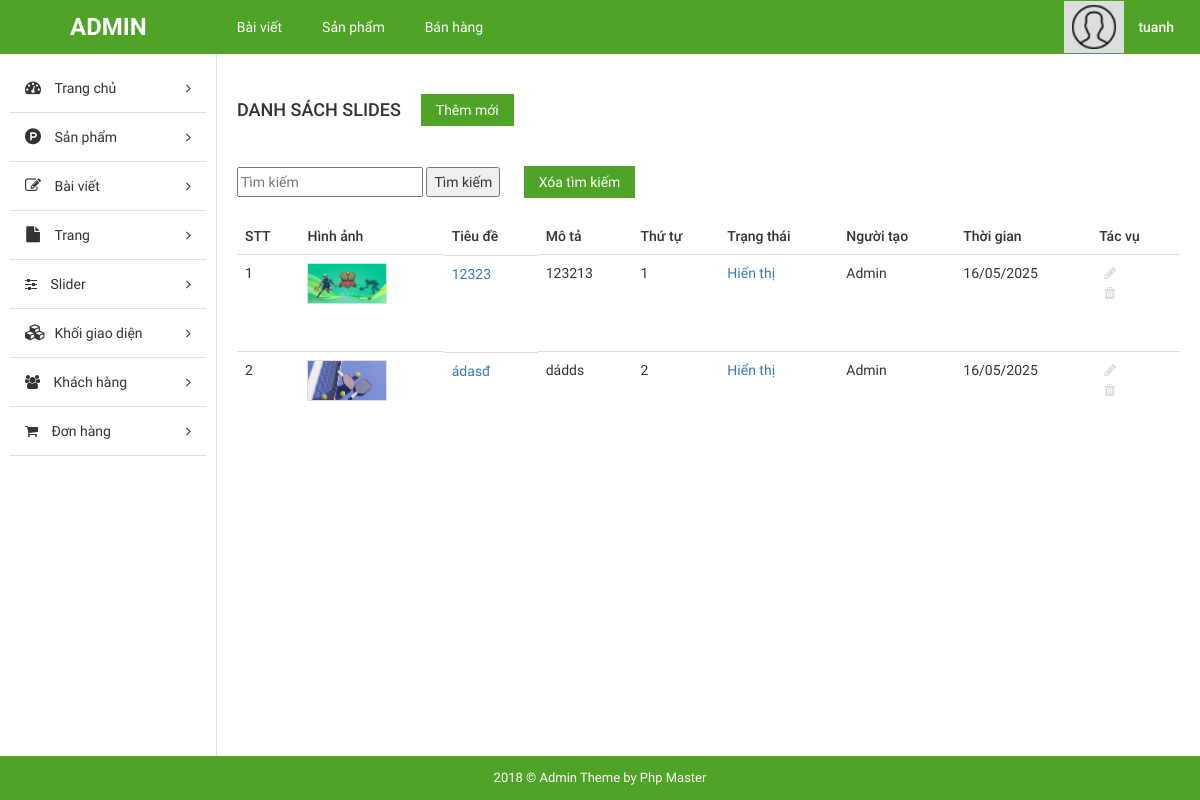
The page /admin/index.php?mod=slides&action=index (signed in) on the database its author committed.
### tables this page shows
CREATE TABLE `tbl_slides` (
  `id` int NOT NULL,
  `title` varchar(255) NOT NULL,
  `description` text,
  `image_url` varchar(255) NOT NULL,
  `slide_order` int DEFAULT '1',
  `status` tinyint(1) DEFAULT '1',
  `user_created` varchar(255) DEFAULT 'Admin',
  `created_at` datetime DEFAULT CURRENT_TIMESTAMP,
  `updated_at` datetime DEFAULT NULL
);

### admin/modules/slides/controllers/indexController.php (called while the page is built, shortened)
<?php
function indexAction()
{
  $keyword = "";
  if (!empty($keyword)) {
    $list_slides = search_slides($keyword);
  } else {
    $list_slides = get_list_slides();
  }
  $data['list_slides'] = $list_slides;
  $data['keyword'] = $keyword;
  load_view('index', $data);
}

### admin/core/router.php (called while the page is built, shortened)
<?php
require_once 'helper/users.php';
$action_name = get_action() . 'Action';
call_function(array('construct', $action_name));

### admin/core/appload.php (called while the page is built, shortened)
<?php
require CONFIGPATH . DIRECTORY_SEPARATOR . 'database.php';
require LIBPATH . DIRECTORY_SEPARATOR . 'database.php';
require COREPATH . DIRECTORY_SEPARATOR . 'base.php';
require COREPATH . DIRECTORY_SEPARATOR . 'router.php';

### admin/index.php (called while the page is built, shortened)
<?php
require COREPATH.DIRECTORY_SEPARATOR.'appload.php';

### admin/helper/users.php (called while the page is built, shortened)
<?php
function user_login()
{
    if (!empty($_SESSION['user_login'])) {
        return $_SESSION['user_login'];
    }
    return false;
}

### admin/libraries/database.php (called while the page is built, shortened)
<?php
$conn = null;
function db_query($query_string) {
    global $conn;
    $result = mysqli_query($conn, $query_string);
    return $result;
}
function db_fetch_array($query_string) {
    $result = array();
    $mysqli_result = db_query($query_string);
    while ($row = mysqli_fetch_assoc($mysqli_result)) {
        $result[] = $row;
    }
    return $result;
}

### admin/modules/slides/models/indexModel.php (called while the page is built, shortened)
<?php
function get_list_slides()
{
    return db_fetch_array("SELECT * FROM `tbl_slides` ORDER BY `slide_order` ASC");
}

### admin/modules/slides/views/indexView.php (the view, shortened to what this page needs)
<?php
get_header();
?>
<div id="main-content-wp" class="list-post-page">
    <div class="wrap clearfix">
        <?php get_sidebar(); ?>
        <div id="content" class="fl-right">
            <div class="section" id="title-page">
                <div class="clearfix">
                    <h3 id="index" class="fl-left">Danh sách slides</h3>
                    <a href="?mod=slides&action=add" title="" id="add-new" class="fl-left">Thêm mới</a>
                </div>
            </div>
            <div class="section" id="detail-page">
                <div class="section-detail">
                    <div class="search-box">
                        <form action="" method="get">
                            <input type="text" name="keyword" placeholder="Tìm kiếm" value="<?php echo isset($keyword) ? $keyword : ''; ?>">
                            <input type="submit" value="Tìm kiếm">
                            <a href="?mod=slides&action=index" title="" id="add-new" class="">Xóa tìm kiếm</a>
                        </form>
                    </div>
                    <div class="table-responsive">
                        <?php if (!empty($list_slides)) : ?>
                            <table class="table list-table-wp">
                                <thead>
                                    <tr>
                                        <td><span class="thead-text">STT</span></td>
                                        <td><span class="thead-text">Hình ảnh</span></td>
                                        <td><span class="thead-text">Tiêu đề</span></td>
                                        <td><span class="thead-text">Mô tả</span></td>
                                        <td><span class="thead-text">Thứ tự</span></td>
                                        <td><span class="thead-text">Trạng thái</span></td>
                                        <td><span class="thead-text">Người tạo</span></td>
                                        <td><span class="thead-text">Thời gian</span></td>
                                        <td><span class="thead-text">Tác vụ</span></td>
                                    </tr>
                                </thead>
                                <tbody>
                                    <?php $temp = 0;
                                    foreach ($list_slides as $slide) :
                                        $temp++; ?>
                                        <tr>
                                            <td><span class="tbody-text"><?php echo $temp; ?></h3></span></td>
                                            <td>
                                                <div class="tbody-thumb">
                                                    <img src="<?php echo $slide['image_url']; ?>" alt="<?php echo $slide['title']; ?>">
                                                </div>
                                            </td>
                                            <td class="clearfix">
                                                <div class="tb-title fl-left">
                                                    <a href="?mod=slides&action=edit&id=<?php echo $slide['id']; ?>" title=""><?php echo $slide['title']; ?></a>
                                                </div>
                                            </td>
                                            <td><span class="tbody-text"><?php echo $slide['description']; ?></span></td>
                                            <td><span class="tbody-text"><?php echo $slide['slide_order']; ?></span></td>
                                            <td>
                                                <a href="?mod=slides&action=changeStatus&id=<?php echo $slide['id']; ?>" class="tbody-text">
                                                    <?php echo $slide['status'] == 1 ? "Hiển thị" : "Ẩn"; ?>
                                                </a>
                                            </td>
                                            <td><span class="tbody-text"><?php echo isset($slide['user_created']) ? $slide['user_created'] : "Admin"; ?></span></td>
                                            <td><span class="tbody-text"><?php echo date('d/m/Y', strtotime($slide['created_at'])); ?></span></td>
                                            <td>
                                                <ul class="list-operation">
                                                    <li><a href="?mod=slides&action=edit&id=<?php echo $slide['id']; ?>" title="Sửa" class="edit"><i class="fa fa-pencil" aria-hidden="true"></i></a></li>
                                                    <li><a href="?mod=slides&action=delete&id=<?php echo $slide['id']; ?>" title="Xóa" class="delete" onclick="return confirm('Bạn có chắc chắn muốn xóa slide này?')"><i class="fa fa-trash" aria-hidden="true"></i></a></li>
                                                </ul>
                                            </td>
                                        </tr>
                                    <?php endforeach; ?>
                                </tbody>
                            </table>
                        <?php else : ?>
                            <p>Không có slide nào.</p>
                        <?php endif; ?>
                    </div>
                </div>
            </div>
        </div>
    </div>
</div>
<?php
get_footer();
?>

### admin/core/base.php (shortened to what this page needs)
<?php
function get_module() {
    global $config;
    $module = isset($_GET['mod']) ? $_GET['mod'] : $config['default_module'];
    return $module;
}
function call_function($list_function = array()) {
    if (is_array($list_function)) {
        foreach ($list_function as $f) {
            if (function_exists($f)) {
                $f();
            }
        }
    }
}
function load_view($name, $data_send = array()) {
    $path = MODULESPATH . DIRECTORY_SEPARATOR . get_module() . DIRECTORY_SEPARATOR . 'views' . DIRECTORY_SEPARATOR . $name . 'View.php';
    if (file_exists($path)) {
        require $path;
    } else {
        echo "Không tìm thấy {$path}";
    }
}
function get_header($name = '') {
    if (empty($name)) {
        $name = 'header';
    } else {
        $name = "header-{$name}";
    }
    $path = LAYOUTPATH . DIRECTORY_SEPARATOR . $name . '.php';
    if (file_exists($path)) {
        require $path;
    } else {
        echo "Không tìm thấy {$path}";
    }
}
function get_footer($name = '') {
    if (empty($name)) {
        $name = 'footer';
    } else {
        $name = "footer-{$name}";
    }
    $path = LAYOUTPATH . DIRECTORY_SEPARATOR . $name . '.php';
    if (file_exists($path)) {
        require $path;
    } else {
        echo "Không tìm thấy {$path}";
    }
}
function get_sidebar($name = '') {
    if (empty($name)) {
        $name = 'sidebar';
    } else {
        $name = "sidebar-{$name}";
    }
    $path = LAYOUTPATH . DIRECTORY_SEPARATOR . $name . '.php';
    if (file_exists($path)) {
        require $path;
    } else {
        echo "Không tìm thấy {$path}";
    }
}
?>

### admin/layout/header.php (shortened to what this page needs)
<!DOCTYPE html>
<html>
<head>
    <link href="public/css/bootstrap/bootstrap.min.css" rel="stylesheet" type="text/css" />
    <link href="public/css/bootstrap/bootstrap-theme.min.css" rel="stylesheet" type="text/css" />
    <link href="public/reset.css" rel="stylesheet" type="text/css" />
    <link href="public/css/font-awesome/css/font-awesome.min.css" rel="stylesheet" type="text/css" />
    <link href="public/style.css" rel="stylesheet" type="text/css" />
    <link href="public/responsive.css" rel="stylesheet" type="text/css" />
</head>
<body>
    <div id="site">
        <div id="container">
            <div id="header-wp">
                <div class="wp-inner clearfix">
                    <a href="?" title="" id="logo" class="fl-left">ADMIN</a>
                    <ul id="main-menu" class="fl-left">
                        <li>
                            <a href="?mod=page&action=listPost" title="">Bài viết</a>
                        </li>
                        <li>
                            <a href="?mod=page&action=listProduct" title="">Sản phẩm</a>
                        </li>
                        <li>
                            <a href="" title="">Bán hàng</a>
                        </li>
                    </ul>
                    <div id="dropdown-user" class="dropdown dropdown-extended fl-right">
                        <button class="dropdown-toggle clearfix" type="button" data-toggle="dropdown" aria-haspopup="true" aria-expanded="true">
                            <div id="thumb-circle" class="fl-left">
                                <img src="public/images/img-admin.png">
                            </div>
                            <h3 id="account" class="fl-right"><?php if (!empty(user_login())) echo user_login(); ?></h3>
                        </button>
                    </div>
                </div>
            </div>

### admin/layout/sidebar.php (shortened to what this page needs)
<div id="sidebar" class="fl-left">
    <ul id="sidebar-menu">
        <li class="nav-item">
            <a href="?mod=home" title="" class="nav-link">
                <span class="fa fa-dashboard icon"></span>
                <span class="title">Trang chủ</span>
            </a>
        </li>
        <li class="nav-item">
            <a href="#" title="" class="nav-link nav-toggle">
                <span class="fa fa-product-hunt icon"></span>
                <span class="title">Sản phẩm</span>
            </a>
        </li>
        <li class="nav-item">
            <a href="#" title="" class="nav-link nav-toggle">
                <span class="fa fa-pencil-square-o icon"></span>
                <span class="title">Bài viết</span>
            </a>
        </li>
        <li class="nav-item">
            <a href="#" title="" class="nav-link nav-toggle">
                <span class="fa fa-file icon"></span>
                <span class="title">Trang</span>
            </a>
        </li>
        <li class="nav-item">
            <a href="#" title="" class="nav-link nav-toggle">
                <i class="fa fa-sliders" aria-hidden="true"></i>
                <span class="title">Slider</span>
            </a>
        </li>
        <li class="nav-item">
            <a href="#" title="" class="nav-link nav-toggle">
                <span class="fa fa-cubes icon"></span>
                <span class="title">Khối giao diện</span>
            </a>
        </li>
        <li class="nav-item">
            <a href="#" title="" class="nav-link nav-toggle">
                <i class="fa fa-users" aria-hidden="true"></i>
                <span class="title">Khách hàng</span>
            </a>
        </li>
        <li class="nav-item">
            <a href="#" title="" class="nav-link nav-toggle">
                <i class="fa fa-shopping-cart" aria-hidden="true"></i>
                <span class="title">Đơn hàng</span>
            </a>
        </li>
    </ul>
</div>

### admin/layout/footer.php
<div id="footer-wp">
    <div class="wp-inner">
        <p id="copyright">2018 © Admin Theme by Php Master</p>
    </div>
</div>
</div>
</div>
</body>
</html>

### admin/public/css/import/global.css (style rules this page uses)
body { font-family: "Roboto Regular"; font-size: 14px; line-height: 24px; color: #333; }
.fl-left { float: left; }
.fl-right { float: right; }
img { max-width: 100%; height: auto; display: block; }
ul li { list-style: none!important; }
a { text-decoration: none!important; }
.dropdown .dropdown-toggle { background: none; border: none; outline: none; }

### admin/public/css/import/list_post.css (style rules this page uses)
#header-wp { background: #4fa327; }
#main-menu li { float: left; }
#main-menu li a { display: block; color: #fff; padding: 15px 20px; }
#logo { font-family: 'Roboto Bold'; font-weight: normal; color: #fff; font-size: 24px; padding: 15px 70px; }
#thumb-circle { display: block; padding: 4px 8px; background: #ddd; }
#account { font-family: 'Roboto Medium'; font-weight: normal; color: #fff; padding: 14px 20px 14px 14px; }
#sidebar { width: 18%; padding: 10px; }
#content { width: 82%; border-left: 1px solid #ddd; padding: 20px; }
#add-new { display: inline-block; color: #fff; background: #4fa327; padding: 4px 15px; margin: 20px; }
#index { font-family: 'Roboto Medium'; font-weight: normal; text-transform: uppercase; font-size: 18px; padding: 24px 0px; }
.list-table-wp thead tr td { font-family: 'Roboto Medium'; font-weight: normal; }
.list-operation li { float: left; }
.list-operation li a { display: block; padding: 0px 5px; color: #ddd; }
.tb-title { width: 75%; display: -webkit-box; -webkit-line-clamp: 1; -moz-line-clamp: 1; -o-line-clamp: 1; -webkit-box-orient: vertical; -moz-box-orient: vertical; -o-box-orient: vertical; max-height: 100%; overflow: hidden; }
.list-operation { width: 25%; }
#main-menu > li { position: relative; }
#copyright { display: block; text-align: center; color: #fff; font-size: 13px; background: #4FA327; padding: 10px 0px; }

### admin/public/css/import/list_product.css (style rules this page uses)
.tbody-thumb { width: 80px; height: 80px; overflow: hidden; }
.tbody-thumb img { border: 1px solid #ddd; }

### admin/public/css/import/sidebar.css (style rules this page uses)
#sidebar-menu .nav-item .nav-link { position: relative; display: block; color: #333; text-decoration: none!important; padding: 12px 15px; border-bottom: 1px solid #e0e0e0; }
#sidebar-menu .nav-item .nav-link .icon { display: inline-block; font-size: 16px; line-height: normal; width: 1em; text-align: center; }
#sidebar-menu .nav-item .nav-link .title { display: inline-block; padding-left: 10px; }

### admin/public/css/import/detail_order.css (style rules this page uses)
.table { margin-bottom: 0!important; }

### rows shown on the page
tbl_slides: image_url (picture), title "12323", description "123213", slide_order "1", status "Hiển thị", user_created "Admin", created_at "16/05/2025"
tbl_slides: image_url (picture), title "ádasđ", description "dádds", slide_order "2", status "Hiển thị", user_created "Admin", created_at "16/05/2025"
